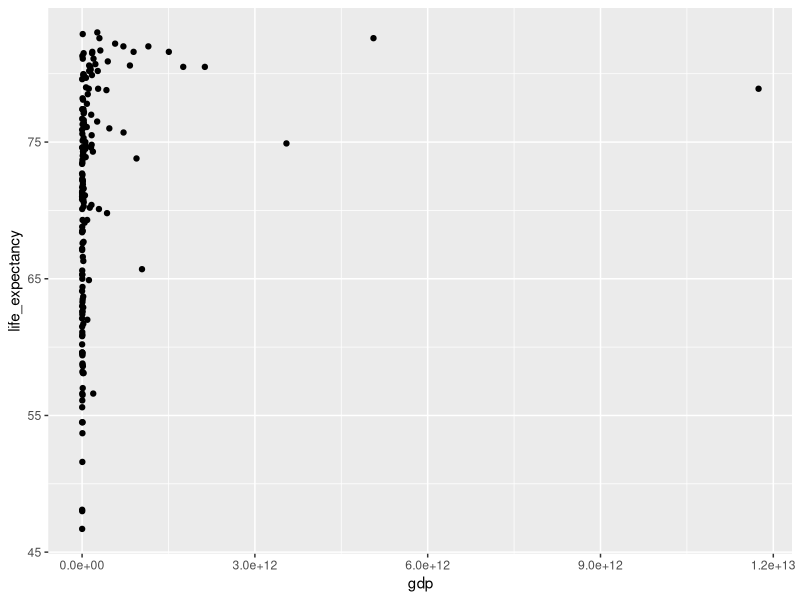

Reproduce this figure in R.
## ---- chunk 1
knitr::opts_chunk$set(echo = TRUE)
## ---- chunk 2
install.packages("dslabs")
library(dslabs)
library(tidyverse)

dim(gapminder)

gap2011 <- gapminder %>%
  as_tibble() %>%
  filter(year==2011)
## ---- chunk 3
ggplot(data = gap2011) +
  geom_point(mapping = aes(x = gdp, y = life_expectancy)) 
